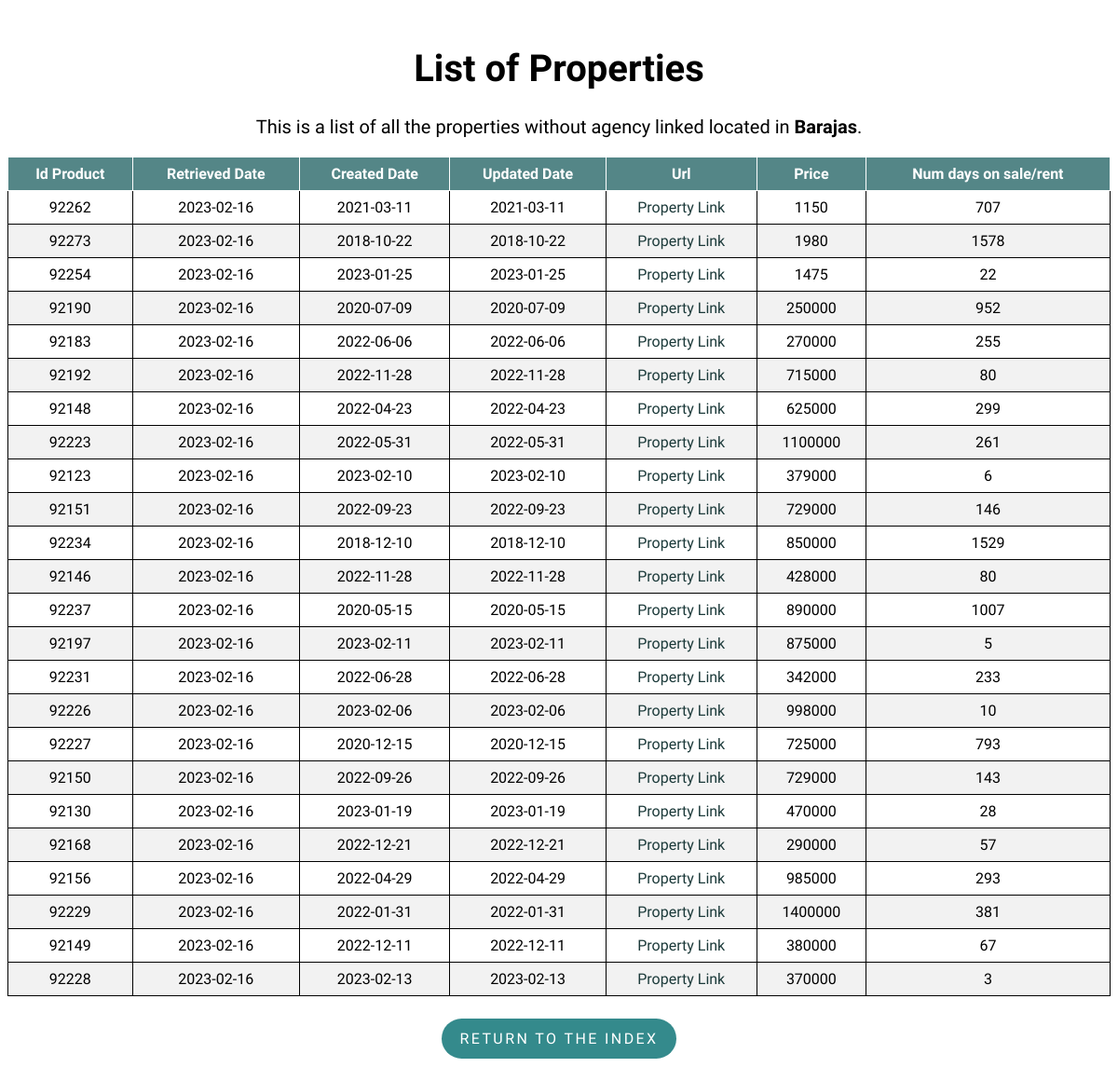
Screenshot of /property/Barajas with the database file from the repository.
### flask-app/read_db.py (models this page shows)
class Property(db.Model):
    __tablename__ = 'properties'
    id_product = db.Column(db.Integer, primary_key=True)
    retrieved_date = db.Column(db.Date)
    created_date = db.Column(db.Date)
    url = db.Column(db.Text)
    mobile = db.Column(db.Integer)
    agency = db.Column(db.Text)
    real_estate_id = db.Column(db.Integer)
    price = db.Column(db.Integer)
    type_id = db.Column(db.Integer)
    trans_type_id = db.Column(db.Integer)
    location = db.Column(db.Text)
    num_days = db.Column(db.Integer)
    updated_date = db.Column(db.Date)

### flask-app/read_db.py (the view)
@app.route('/property/<location>', methods=['GET', 'POST'])
def property(location):
    properties = Property.query.filter_by(
        type_id=1, location=location).order_by(Property.url).distinct()
    return render_template('list.html', properties=properties, location=location)

### flask-app/templates/list.html (shortened to what this page needs)
<!DOCTYPE html>
<html lang="en">
<head>
    <link rel="stylesheet" type="text/css" href="{{ url_for('static', filename='styles/style.css') }}">
    <link rel="stylesheet" type="text/css" href="{{ url_for('static', filename='styles/tablesort.css') }}">
</head>
<body>
    <h1 class="list_header" style="font-size:40px;">List of Properties</h1>
    <p class="list_header" style="margin-top: 25px;font-size:20px;">This is a list of all the properties without agency linked located in
        <strong>{{ location }}</strong>.
    </p>
    <table class="table table-sortable">
        <thead>
            <tr>
                <th>Id Product</th>
                <th>Retrieved Date</th>
                <th>Created Date</th>
                <th>Updated Date</th>
                <th>Url</th>
                <th>Price</th>
                <th>Num days on sale/rent</th>
            </tr>
        </thead>
        <tbody>
            {% for property in properties %}
            <tr>
                <td>{{ property.id_product }}</td>
                <td>{{ property.retrieved_date }}</td>
                <td>{{ property.created_date }}</td>
                <td>{{ property.updated_date }}</td>
                <td>
                    <a class="property_link" href={{ property.url }}>Property Link</a>
                </td>
                <td><a>{{ property.price }}</a></td>
                <td>{{ property.num_days }}</td>
            </tr>
            {% endfor %}
        </tbody>
    </table>
    <div class = "btn_container">
        <p class="return_btn"><a class = "btn_link" href="{{ url_for('index') }}">Return to the index</a></p>
    </div>
</body>
</html>

### flask-app/static/styles/style.css (style rules this page uses)
body { font-family: 'Muli','Open Sans','Open Sans-fallback',sans-serif; }
table, th, td { border: 1px solid; }
table { width: 100%; border-collapse: collapse; }
th, td { text-align: center; padding: 8px; }
tr:nth-child(even) { background-color: #f2f2f2 }
th { background-color: rgb(84, 134, 135); color: white; }
.index_header, .list_header { margin-top: 50px; text-align: center; }
a.property_link { text-decoration: none; }
a.property_link:link, a.property_link:visited { color: rgb(28, 58, 58); }
.return_btn { display: inline-block; padding: .75rem 1.25rem; border-radius: 10rem; text-transform: uppercase; font-size: 1rem; letter-spacing: .15rem; transition: all .3s; position: relative; overflow: hidden; z-index: 1; background-color: rgb(52, 138, 140); }
.btn_link { text-decoration: none; color: #fff; }
.btn_container { margin-top: 8px; display: flex; justify-content: center; align-items: center; }

### flask-app/static/styles/tablesort.css (style rules this page uses)
.table-sortable th { cursor: pointer; }

### rows the page displays
Property: id_product "92262", retrieved_date "2023-02-16", created_date "2021-03-11", updated_date "2021-03-11", price "1150", num_days "707"
Property: id_product "92273", retrieved_date "2023-02-16", created_date "2018-10-22", updated_date "2018-10-22", price "1980", num_days "1578"
Property: id_product "92254", retrieved_date "2023-02-16", created_date "2023-01-25", updated_date "2023-01-25", price "1475", num_days "22"
Property: id_product "92190", retrieved_date "2023-02-16", created_date "2020-07-09", updated_date "2020-07-09", price "250000", num_days "952"
Property: id_product "92183", retrieved_date "2023-02-16", created_date "2022-06-06", updated_date "2022-06-06", price "270000", num_days "255"
Property: id_product "92192", retrieved_date "2023-02-16", created_date "2022-11-28", updated_date "2022-11-28", price "715000", num_days "80"
Property: id_product "92148", retrieved_date "2023-02-16", created_date "2022-04-23", updated_date "2022-04-23", price "625000", num_days "299"
Property: id_product "92223", retrieved_date "2023-02-16", created_date "2022-05-31", updated_date "2022-05-31", price "1100000", num_days "261"
Property: id_product "92123", retrieved_date "2023-02-16", created_date "2023-02-10", updated_date "2023-02-10", price "379000", num_days "6"
Property: id_product "92151", retrieved_date "2023-02-16", created_date "2022-09-23", updated_date "2022-09-23", price "729000", num_days "146"
Property: id_product "92234", retrieved_date "2023-02-16", created_date "2018-12-10", updated_date "2018-12-10", price "850000", num_days "1529"
Property: id_product "92146", retrieved_date "2023-02-16", created_date "2022-11-28", updated_date "2022-11-28", price "428000", num_days "80"
Property: id_product "92237", retrieved_date "2023-02-16", created_date "2020-05-15", updated_date "2020-05-15", price "890000", num_days "1007"
Property: id_product "92197", retrieved_date "2023-02-16", created_date "2023-02-11", updated_date "2023-02-11", price "875000", num_days "5"
Property: id_product "92231", retrieved_date "2023-02-16", created_date "2022-06-28", updated_date "2022-06-28", price "342000", num_days "233"
Property: id_product "92226", retrieved_date "2023-02-16", created_date "2023-02-06", updated_date "2023-02-06", price "998000", num_days "10"
Property: id_product "92227", retrieved_date "2023-02-16", created_date "2020-12-15", updated_date "2020-12-15", price "725000", num_days "793"
Property: id_product "92150", retrieved_date "2023-02-16", created_date "2022-09-26", updated_date "2022-09-26", price "729000", num_days "143"
Property: id_product "92130", retrieved_date "2023-02-16", created_date "2023-01-19", updated_date "2023-01-19", price "470000", num_days "28"
Property: id_product "92168", retrieved_date "2023-02-16", created_date "2022-12-21", updated_date "2022-12-21", price "290000", num_days "57"
Property: id_product "92156", retrieved_date "2023-02-16", created_date "2022-04-29", updated_date "2022-04-29", price "985000", num_days "293"
Property: id_product "92229", retrieved_date "2023-02-16", created_date "2022-01-31", updated_date "2022-01-31", price "1400000", num_days "381"
Property: id_product "92149", retrieved_date "2023-02-16", created_date "2022-12-11", updated_date "2022-12-11", price "380000", num_days "67"
Property: id_product "92228", retrieved_date "2023-02-16", created_date "2023-02-13", updated_date "2023-02-13", price "370000", num_days "3"

### other values shown
{{ location }} "Barajas"
